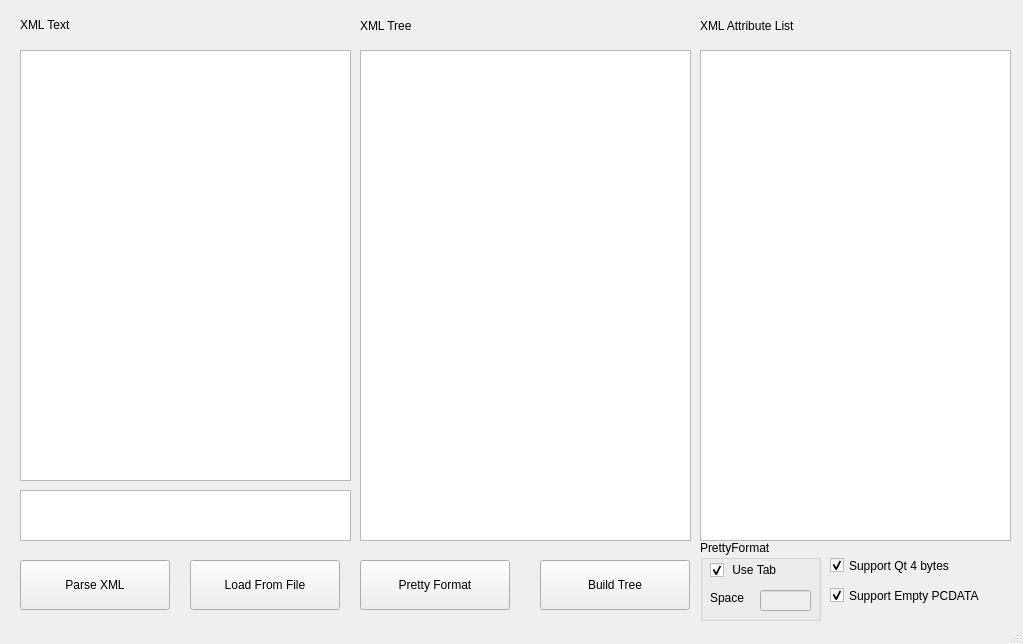
<?xml version="1.0" encoding="UTF-8"?>
<ui version="4.0">
 <class>MainWindow</class>
 <widget class="QMainWindow" name="MainWindow">
  <property name="geometry">
   <rect>
    <x>0</x>
    <y>0</y>
    <width>1023</width>
    <height>644</height>
   </rect>
  </property>
  <property name="windowTitle">
   <string>XML Display</string>
  </property>
  <widget class="QWidget" name="centralWidget">
   <widget class="SuperTextEdit" name="xmlTextEdit">
    <property name="geometry">
     <rect>
      <x>20</x>
      <y>50</y>
      <width>331</width>
      <height>431</height>
     </rect>
    </property>
    <property name="font">
     <font>
      <family>Arial</family>
     </font>
    </property>
    <property name="lineWrapMode">
     <enum>QPlainTextEdit::NoWrap</enum>
    </property>
    <property name="plainText">
     <string/>
    </property>
   </widget>
   <widget class="QTreeView" name="xmltreeView">
    <property name="geometry">
     <rect>
      <x>360</x>
      <y>50</y>
      <width>331</width>
      <height>491</height>
     </rect>
    </property>
    <property name="font">
     <font>
      <family>Arial</family>
     </font>
    </property>
    <property name="selectionBehavior">
     <enum>QAbstractItemView::SelectItems</enum>
    </property>
   </widget>
   <widget class="QTreeView" name="attributeView">
    <property name="geometry">
     <rect>
      <x>700</x>
      <y>50</y>
      <width>311</width>
      <height>491</height>
     </rect>
    </property>
    <property name="font">
     <font>
      <family>Arial</family>
     </font>
    </property>
    <property name="selectionBehavior">
     <enum>QAbstractItemView::SelectItems</enum>
    </property>
   </widget>
   <widget class="QPlainTextEdit" name="parseResultTextBox">
    <property name="geometry">
     <rect>
      <x>20</x>
      <y>490</y>
      <width>331</width>
      <height>51</height>
     </rect>
    </property>
    <property name="font">
     <font>
      <family>Arial</family>
     </font>
    </property>
   </widget>
   <widget class="QLabel" name="label">
    <property name="geometry">
     <rect>
      <x>20</x>
      <y>9</y>
      <width>331</width>
      <height>31</height>
     </rect>
    </property>
    <property name="text">
     <string>XML Text</string>
    </property>
   </widget>
   <widget class="QLabel" name="label_2">
    <property name="geometry">
     <rect>
      <x>360</x>
      <y>10</y>
      <width>331</width>
      <height>31</height>
     </rect>
    </property>
    <property name="text">
     <string>XML Tree</string>
    </property>
   </widget>
   <widget class="QLabel" name="label_3">
    <property name="geometry">
     <rect>
      <x>700</x>
      <y>10</y>
      <width>251</width>
      <height>31</height>
     </rect>
    </property>
    <property name="text">
     <string>XML Attribute List</string>
    </property>
   </widget>
   <widget class="QPushButton" name="parseBtn">
    <property name="geometry">
     <rect>
      <x>20</x>
      <y>560</y>
      <width>150</width>
      <height>50</height>
     </rect>
    </property>
    <property name="text">
     <string>Parse XML</string>
    </property>
   </widget>
   <widget class="QPushButton" name="loadfileBtn">
    <property name="geometry">
     <rect>
      <x>190</x>
      <y>560</y>
      <width>150</width>
      <height>50</height>
     </rect>
    </property>
    <property name="text">
     <string>Load From File</string>
    </property>
   </widget>
   <widget class="QPushButton" name="buildTreeBtn">
    <property name="geometry">
     <rect>
      <x>540</x>
      <y>560</y>
      <width>150</width>
      <height>50</height>
     </rect>
    </property>
    <property name="text">
     <string>Build Tree</string>
    </property>
   </widget>
   <widget class="QCheckBox" name="checkBox">
    <property name="geometry">
     <rect>
      <x>830</x>
      <y>550</y>
      <width>181</width>
      <height>31</height>
     </rect>
    </property>
    <property name="text">
     <string>Support Qt 4 bytes</string>
    </property>
    <property name="checked">
     <bool>true</bool>
    </property>
   </widget>
   <widget class="QPushButton" name="prettyFormatBtn">
    <property name="geometry">
     <rect>
      <x>360</x>
      <y>560</y>
      <width>150</width>
      <height>50</height>
     </rect>
    </property>
    <property name="text">
     <string>Pretty Format</string>
    </property>
   </widget>
   <widget class="QGroupBox" name="groupBox">
    <property name="geometry">
     <rect>
      <x>700</x>
      <y>540</y>
      <width>121</width>
      <height>81</height>
     </rect>
    </property>
    <property name="title">
     <string>PrettyFormat</string>
    </property>
    <widget class="QLineEdit" name="spaceNumTextBox">
     <property name="enabled">
      <bool>false</bool>
     </property>
     <property name="geometry">
      <rect>
       <x>60</x>
       <y>50</y>
       <width>51</width>
       <height>21</height>
      </rect>
     </property>
    </widget>
    <widget class="QLabel" name="label_4">
     <property name="geometry">
      <rect>
       <x>10</x>
       <y>50</y>
       <width>41</width>
       <height>16</height>
      </rect>
     </property>
     <property name="text">
      <string>Space</string>
     </property>
    </widget>
    <widget class="QCheckBox" name="useTabOrSpaceChk">
     <property name="geometry">
      <rect>
       <x>10</x>
       <y>20</y>
       <width>101</width>
       <height>20</height>
      </rect>
     </property>
     <property name="text">
      <string> Use Tab</string>
     </property>
     <property name="checked">
      <bool>true</bool>
     </property>
    </widget>
   </widget>
   <widget class="QCheckBox" name="checkBox_2">
    <property name="geometry">
     <rect>
      <x>830</x>
      <y>580</y>
      <width>181</width>
      <height>31</height>
     </rect>
    </property>
    <property name="text">
     <string>Support Empty PCDATA</string>
    </property>
    <property name="checked">
     <bool>true</bool>
    </property>
   </widget>
  </widget>
  <widget class="QStatusBar" name="statusBar">
   <property name="font">
    <font>
     <family>MingLiU-ExtB</family>
    </font>
   </property>
  </widget>
 </widget>
 <layoutdefault spacing="6" margin="11"/>
 <customwidgets>
  <customwidget>
   <class>SuperTextEdit</class>
   <extends>QPlainTextEdit</extends>
   <header>SuperTextEdit.h</header>
  </customwidget>
 </customwidgets>
 <resources/>
 <connections/>
</ui>
